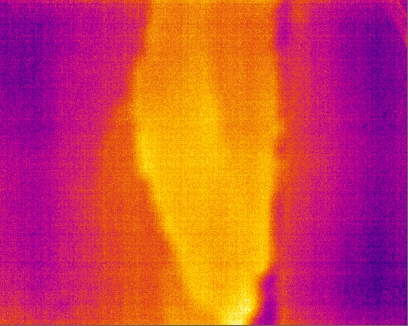
#> input picture IRimages/June30/3333.jpg, 408 x 326 px
$ python main.py   (older library calls are emulated)
#> lines starting #> are read from the running program, lines starting #| are printed output that depends on the picture; after the words box and inside, x2 and y2 are one past the last pixel; in counts of white or black regions, pixels touching at a corner belong together; long printed decimals are rounded
import cv2
import matplotlib.pyplot as plt
import numpy as np
from skimage import data, util
from skimage.measure import label, regionprops
from skimage import measure, morphology

#imread
img_path = '../IRimages/June30/3333.jpg'
img = cv2.imread(img_path,cv2.IMREAD_GRAYSCALE)
#> img: shape (326, 408); min 12, max 243, mean 108
m,n = img.shape
#> m = 326; n = 408
# [7 lines of commented-out code are left out]
histeq = cv2.equalizeHist(img)
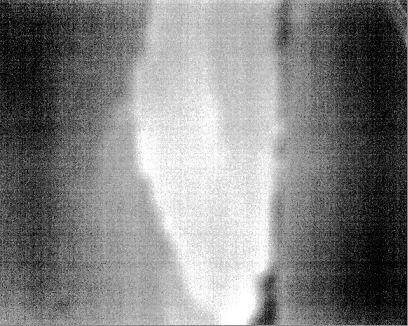
#> histeq: shape (326, 408); min 0, max 255, mean 128.5

#plt.imshow(histeq)

#segment
#t1, result_img = cv2.threshold(img, 127, 255, cv2.THRESH_BINARY)
t2, otsu_img = cv2.threshold(histeq, 0, 255, cv2.THRESH_BINARY+cv2.THRESH_OTSU)
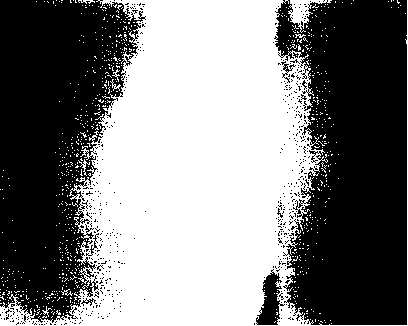
#> otsu_img: shape (326, 408); 49.9% white; 801 white regions (792 under 20 px), largest, box (x1, y1, x2, y2) and area: (0, 0, 408, 326) 64045, (288, 0, 332, 33) 489, (78, 159, 90, 176) 47
#> t2 = 128
plt.imshow(otsu_img)
#postprocess
kernel = cv2.getStructuringElement(cv2.MORPH_RECT, (3, 3))
#kernel = np.ones((1, 1), dtype=np.uint8)
# dilate = cv2.dilate(otsu_img, kernel, 1)
# erosion = cv2.erode(dilate, kernel, iterations=1)
erosion = cv2.morphologyEx(otsu_img, cv2.MORPH_CLOSE, kernel, iterations=1)
#> erosion: shape (326, 408); 54.5% white; 52 black regions (41 under 20 px)
#plt.imshow(erosion)

# account area
def account_area(erosion):
    img = erosion.copy()
    # thresh_B = np.zeros(erosion.shape, np.unit8)
    # img = util.img_as_ubyte(img2) > 110
    label_img = label(img, connectivity=img.ndim)
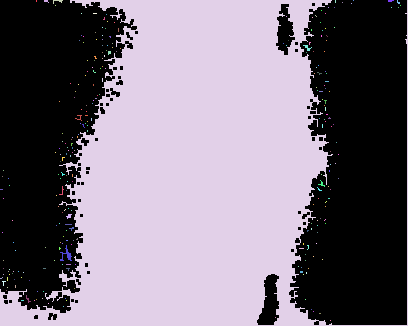
#> label_img: shape (326, 408) int64; 270 distinct labels, from 0 to 269; one colour per label, 0 black
    props = regionprops(label_img)
#> props = 269 regions; largest, box (x1, y1, x2, y2) and area: (0, 0, 408, 326) 71881, (60, 245, 72, 261) 63, (303, 45, 312, 51) 22, (53, 0, 63, 4) 17, (66, 214, 72, 219) 17
    # centroid of first labeled object
    #     props[0].centroid

    # centroid of first labeled object
    #     props[0]['centroid']
    return props


props = account_area(erosion)

areas = []
major_length = []

min_length = []

for prop in props:

    if prop.area > 4000:
        areas.append(prop.area)
        major_length.append(prop.major_axis_length)
        min_length.append(prop.minor_axis_length)
#> after the loop, areas = [71881]; major_length = [382.4]; min_length = [266.6]


sobelx = cv2.Sobel(img,cv2.CV_64F,1,0,ksize=3)#默认ksize=3
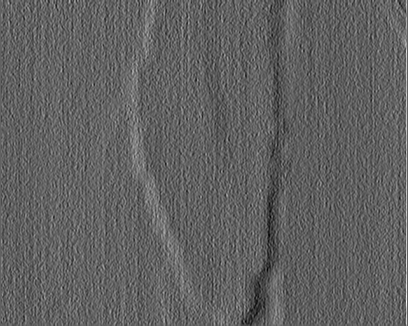
#> sobelx: shape (326, 408) float64; min -172, max 278, mean 0.2; drawn with min black and max white
sobely = cv2.Sobel(img,cv2.CV_64F,0,1)
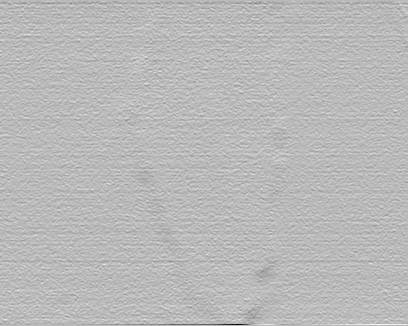
#> sobely: shape (326, 408) float64; min -545, max 203, mean -0.1; drawn with min black and max white
gm = cv2.sqrt(sobelx ** 2 + sobely ** 2)
print(gm/255)
#> (printed output is left out)
plt.imshow(gm)

#erosion = otsu_img
sobelx0 = cv2.Sobel(erosion,cv2.CV_64F,1,0,ksize=3)#默认ksize=3
sobely0 = cv2.Sobel(erosion,cv2.CV_64F,0,1)
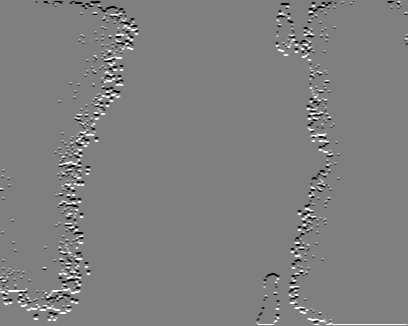
#> sobely0: shape (326, 408) float64; min -1020, max 1020, mean 1.2; drawn with min black and max white
gm0 = cv2.sqrt(sobelx0 ** 2 + sobely0 ** 2)
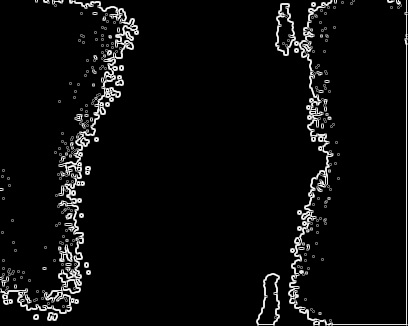
#> gm0: shape (326, 408) float64; min 0, max 1140.4, mean 55.7; drawn with min black and max white
plt.imshow(gm0)

b = np.nonzero(gm0)
#> b = 9889 positions, rows 0 to 325, columns 0 to 407
# print(b)
# c = np.vstack((b[0],b[1]))
# print(c)
gm = gm/255
mean_gradient = np.mean(gm[b[0]][b[1]])
#> mean_gradient = 0.169

damage_density=mean_gradient*sum(areas)/(m*n)
#> damage_density = 0.0911

print(damage_density)
#| 0.0911
